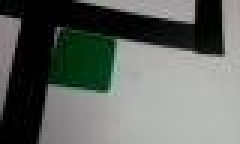
#> input picture scripts/green_test/test_images/7.jpg, 80 x 48 px (shown 3 times larger)
$ python line_test.py
#> lines starting #> are read from the running program, lines starting #| are printed output that depends on the picture
import cv2
import numpy as np
import math
import pathlib

def deg_to_rad(num):
	return num * 0.01745329251
def rad_to_deg(num):
	return num / 0.01745329251


# [7 lines of commented-out code are left out]
image = cv2.imread("test_images/7.jpg")
#> image is the input picture: shape (48, 80, 3); mean B, G, R 97.6, 101.8, 97.1
#image = cv2.imread(filename.__str__())
image_debug = image.copy()
#image_hsv = cv2.cvtColor(image, cv2.COLOR_BGR2HSV)

image = cv2.GaussianBlur(image, (3, 3), cv2.BORDER_DEFAULT)
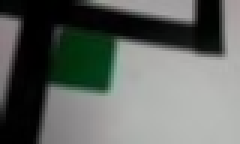
#> image: shape (48, 80, 3) (shown 3 times larger); mean B, G, R 97.5, 101.7, 97
image = cv2.medianBlur(image, 3)
